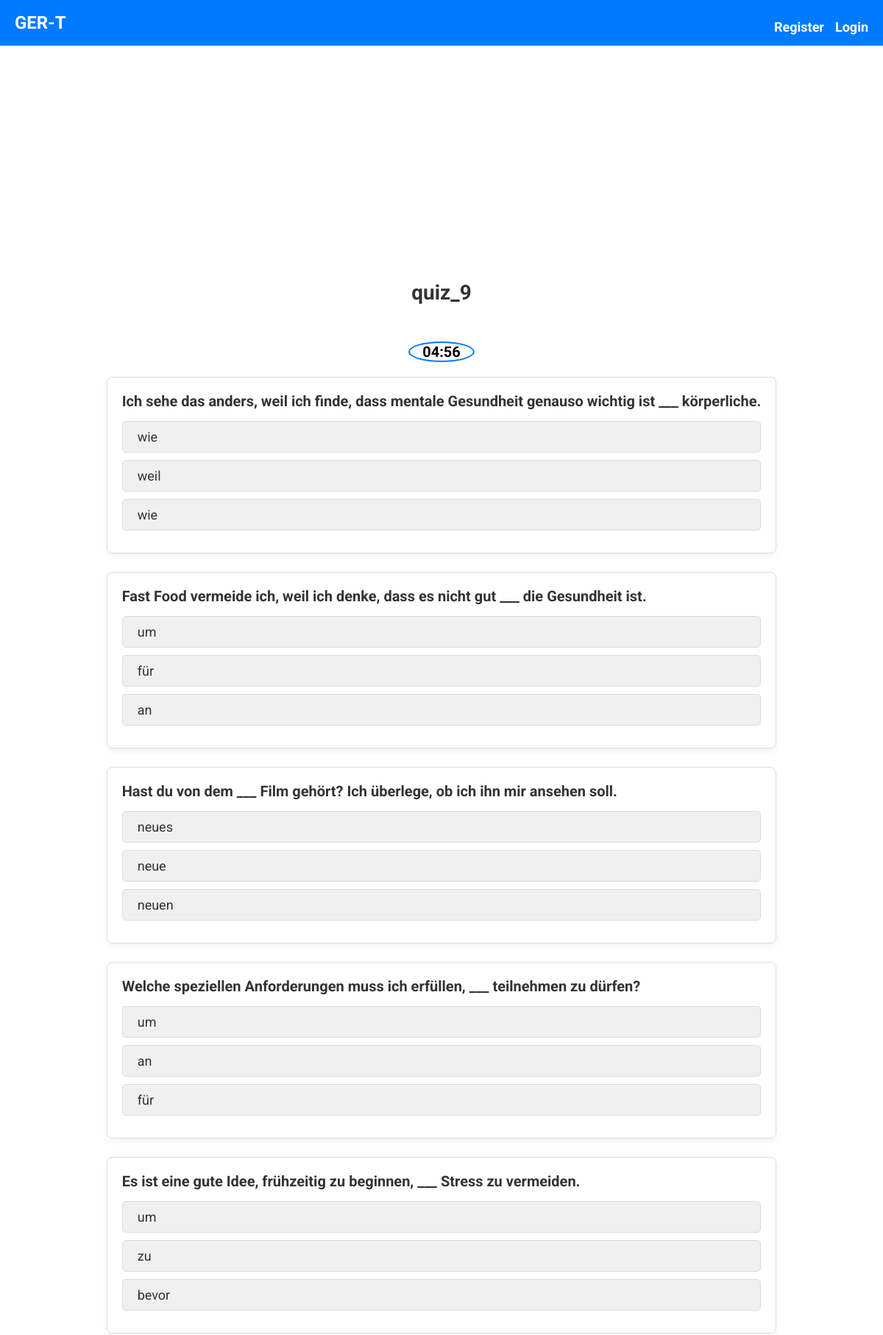
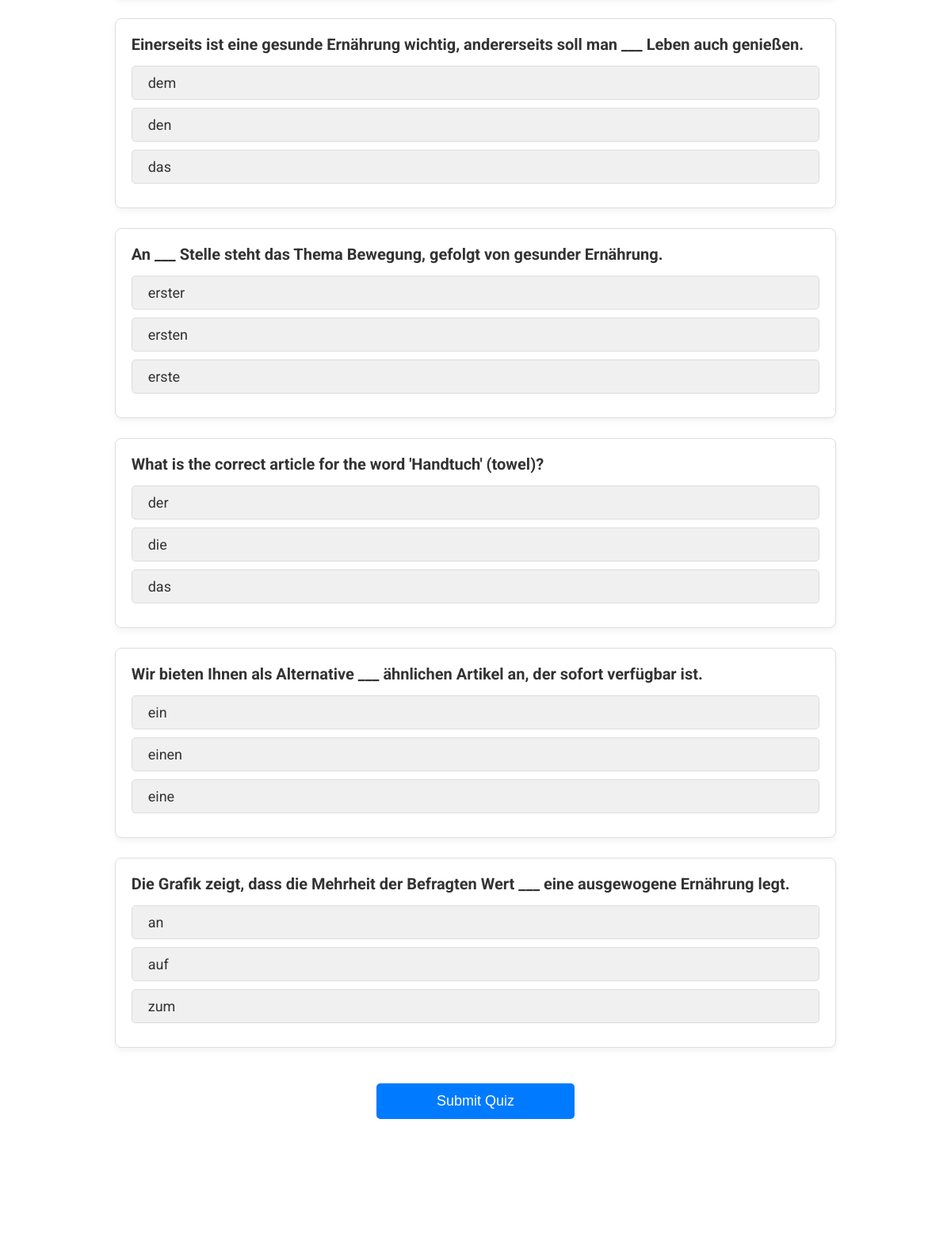
/take_quiz/3/ (upper part), run on the app's committed database (2 pictures, top to bottom).
### quiz/models.py (models this page shows, shortened)
class Quiz(models.Model):
    name = models.CharField(max_length=255)
    description = models.TextField()

class Question(models.Model):
    quiz = models.ForeignKey(Quiz, related_name="questions", on_delete=models.CASCADE, default=1)
    text = models.CharField(max_length=255)

class Option(models.Model):
    question = models.ForeignKey(Question, related_name="options", on_delete=models.CASCADE)
    text = models.CharField(max_length=255)
    is_correct = models.BooleanField(default=False)

### quiz/views.py (the view, shortened to what this page needs)
# urls.py: path('take_quiz/<int:quiz_id>/', take_quiz, name='take_quiz'),
def take_quiz(request, quiz_id):
    quiz = get_object_or_404(Quiz, id=quiz_id)
    questions = quiz.questions.all()
    return render(request, "quiz/take_quiz.html", {"quiz": quiz, "questions": questions})

### templates/quiz/take_quiz.html (shortened to what this page needs)
{% extends 'base.html' %}
{% block content %}
<div class="quiz-container">
    <h2>{{ quiz.name }}</h2>
    <div class="timer">
        <span id="timer">05:00</span>
    </div>
    <form method="POST" class="quiz-form" id="quiz-form">
        {% for question in questions %}
            <div class="question-container">
                <div class="question">
                    <p class="question-text"><strong>{{ question.text }}</strong></p>
                </div>
                <div class="options-container">
                    {% for option in question.options.all %}
                        <div class="option">
                            <label for="option_{{ option.id }}" class="option-text">
                                {{ option.text }}
                            </label>
                        </div>
                    {% endfor %}
                </div>
            </div>
        {% empty %}
            <p>No questions found for this quiz.</p>
        {% endfor %}
        <div class="form-footer">
            <button type="submit" class="submit-btn">Submit Quiz</button>
        </div>
    </form>
</div>
{% endblock %}

### quiz/static/styles.css (style rules this page uses)
* { box-sizing: border-box; margin: 0; padding: 0; }
body { font-family: 'Roboto', sans-serif; margin: 0; padding: 0; width: 100%; height: 100vh; overflow: hidden; }
.quiz-container { display: flex; flex-direction: column; align-items: center; overflow-y: auto; max-height: 80vh; padding: 20px; width: 100%; scroll-behavior: smooth; }
.quiz-container h2 { font-size: 28px; color: #333; text-align: center; margin-bottom: 20px; }
.question-container { margin-bottom: 25px; padding: 20px; background-color: #fff; border: 1px solid #ddd; border-radius: 8px; box-shadow: 0 4px 8px rgba(0, 0, 0, 0.05); }
.question-text { font-size: 20px; color: #333; }
.options-container { margin-top: 15px; }
.option { display: flex; align-items: center; padding: 10px; margin-bottom: 10px; background-color: #f0f0f0; border-radius: 5px; cursor: pointer; transition: all 0.3s ease; border: 1px solid #ddd; }
.option-text { font-size: 18px; color: #333; padding-left: 10px; }
.submit-btn { padding: 12px 20px; background-color: #007bff; color: white; font-size: 18px; border: none; border-radius: 5px; cursor: pointer; transition: background-color 0.3s ease; width: 100%; max-width: 250px; margin: 20px auto; }
.form-footer { text-align: center; }
.timer { display: flex; justify-content: center; margin-bottom: 20px; background-color: #fff; border: 2px solid #007bff; border-radius: 50%; width: 90px; height: 100px; color: #333; }
.timer #timer { color: black; font-weight: bold; font-size: 20px; }

### data on the page
Quiz: name "quiz_9"
Question: text "Ich sehe das anders, weil ich finde, dass mentale Gesundheit genauso wichtig ist ___ körperliche."
Option: text "wie"
Option: text "weil"
Option: text "wie"
Question: text "Fast Food vermeide ich, weil ich denke, dass es nicht gut ___ die Gesundheit ist."
Option: text "um"
Option: text "für"
Option: text "an"
Question: text "Hast du von dem ___ Film gehört? Ich überlege, ob ich ihn mir ansehen soll."
Option: text "neues"
Option: text "neue"
Option: text "neuen"
Question: text "Welche speziellen Anforderungen muss ich erfüllen, ___ teilnehmen zu dürfen?"
Option: text "um"
Option: text "an"
Option: text "für"
Question: text "Es ist eine gute Idee, frühzeitig zu beginnen, ___ Stress zu vermeiden."
Option: text "um"
Option: text "zu"
Option: text "bevor"
Question: text "Einerseits ist eine gesunde Ernährung wichtig, andererseits soll man ___ Leben auch genießen."
Option: text "dem"
Option: text "den"
Option: text "das"
Question: text "An ___ Stelle steht das Thema Bewegung, gefolgt von gesunder Ernährung."
Option: text "erster"
Option: text "ersten"
Option: text "erste"
Question: text "What is the correct article for the word 'Handtuch' (towel)?"
Option: text "der"
Option: text "die"
Option: text "das"
Question: text "Wir bieten Ihnen als Alternative ___ ähnlichen Artikel an, der sofort verfügbar ist."
Option: text "ein"
Option: text "einen"
Option: text "eine"
Question: text "Die Grafik zeigt, dass die Mehrheit der Befragten Wert ___ eine ausgewogene Ernährung legt."
Option: text "an"
Option: text "auf"
Option: text "zum"
